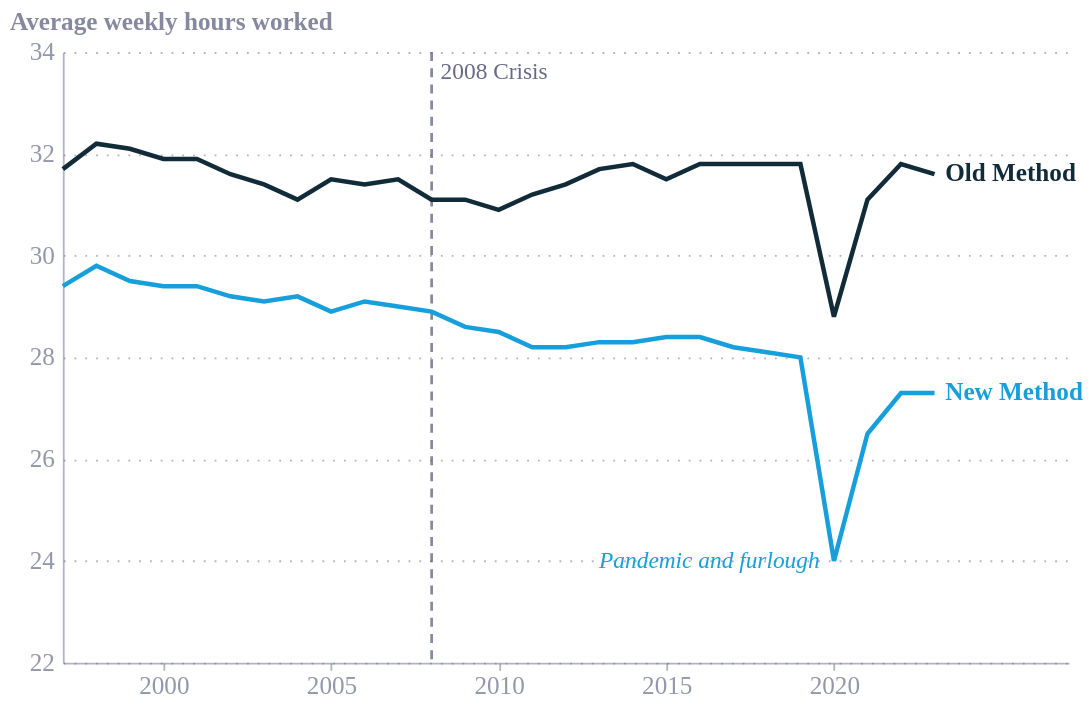

Notebook code cell kept with this figure:
### Code cell
# --- Scales and colours ---
order  = ['New Method', 'Old Method']
colors = ['#179fdb', '#122b39']          # eco blue for the new series, eco navy for the old
color_scale = alt.Scale(domain=order, range=colors)

x_scale = alt.Scale(domain=[1997, 2027], nice=False)   # extra room on the right for end labels
y_scale = alt.Scale(domain=[22, 34], zero=False)

# --- Main lines ---
lines = alt.Chart(hours_long).mark_line(strokeWidth=2.5).encode(
    x=alt.X('Period:Q', scale=x_scale,
            axis=alt.Axis(format='d', grid=False, title=None, labelFontSize=14, labelAngle=0,
                          values=[2000, 2005, 2010, 2015, 2020])),
    y=alt.Y('Hours:Q', scale=y_scale,
            axis=alt.Axis(title='Average weekly hours worked', titleFontSize=14,
                          labelFontSize=14, values=list(range(22, 35, 2)),
                          titleAngle=0, titleAlign='left', titleBaseline='bottom',
                          titleX=-30, titleY=-10)),
    color=alt.Color('Method:N', scale=color_scale, legend=None),
    tooltip=[
        alt.Tooltip('Method:N', title='Method'),
        alt.Tooltip('Period:Q', title='Year', format='d'),
        alt.Tooltip('Hours:Q', title='Average weekly hours', format='.1f'),
    ]
)

# --- End-of-line labels (adjust dy to nudge labels up/down; negative = up) ---
end_dy = {
    'New Method': 0,
    'Old Method': 0,
}
end_pts = hours_long.loc[hours_long.groupby('Method')['Period'].idxmax()]

end_labels = alt.layer(*[
    alt.Chart(end_pts[end_pts['Method'] == m]).mark_text(
        align='left', dx=6, dy=end_dy[m], fontSize=14, fontWeight='bold'
    ).encode(
        x=alt.X('Period:Q', scale=x_scale),
        y=alt.Y('Hours:Q', scale=y_scale),
        text='Method:N',
        color=alt.Color('Method:N', scale=color_scale, legend=None)
    )
    for m in order
])

# --- 2008 threshold rule (behind the data) ---
crisis = pd.DataFrame({'Period': [2008], 'label': ['2008 Crisis']})

crisis_rule = alt.Chart(crisis).mark_rule(
    color='#676A86', strokeDash=[5, 4], strokeWidth=1.5, opacity=0.8
).encode(x=alt.X('Period:Q', scale=x_scale))

crisis_label = alt.Chart(crisis).mark_text(
    align='left', baseline='top', dx=5, dy=0, fontSize=13, color='#676A86'
).encode(
    x=alt.X('Period:Q', scale=x_scale),
    y=alt.value(5),
    text='label:N'
)

# --- Pandemic annotation at the New Method low point ---
# Adjust these to move the annotation around
pandemic_dx, pandemic_dy = -8, 0

low_point = hours_long[hours_long['Method'] == 'New Method'].nsmallest(1, 'Hours').assign(
    label='Pandemic and furlough'
)

pandemic_label = alt.Chart(low_point).mark_text(
    align='right', baseline='middle', dx=pandemic_dx, dy=pandemic_dy,
    fontSize=13, fontStyle='italic', color='#179fdb'
).encode(
    x=alt.X('Period:Q', scale=x_scale),
    y=alt.Y('Hours:Q', scale=y_scale),
    text='label:N'
)

# --- Combine ---
hours_chart = (
    alt.layer(crisis_rule, crisis_label, lines, end_labels, pandemic_label)
       .properties(width=560, height=340)
       .configure_view(strokeWidth=0)
)

hours_chart

### Figure 1 — Vega-Lite specification as saved in the notebook (floating-point values rounded to 4 significant figures)
{"config": {"font": "Circular Std", "text": {"color": "#676A86", "align": "left", "baseline": "middle", "dx": 7, "dy": 0, "fontSize": 11}, "view": {"stroke": null, "continuousWidth": 400, "continuousHeight": 300, "discreteWidth": 400, "discreteHeight": 300, "strokeWidth": 0}, "range": {"category": ["#36B7B4", "#E6224B", "#F4C245", "#0063AF", "#00A767", "#179FDB", "#EB5C2E", "#5C267B", "#122B39"], "diverging": ["#E6224B", "#E54753", "#C9C9C9", "#179FDB", "#122B39"], "heatmap": ["#C9C9C9", "#179FDB", "#0063AF", "#122B39"], "ordinal": ["#00A767", "#36B7B4", "#179FDB", "#0063AF", "#243B5A"]}, "bar": {"color": "#179fdb"}, "line": {"color": "#e6224b"}, "rule": {"color": "#676A86"}, "area": {"opacity": 0.8}, "point": {"filled": true, "size": 80, "color": "#e6224b", "opacity": 0.95}, "geoshape": {"stroke": "white", "strokeWidth": 0.3}, "rect": {"fill": "#d6d4d4", "opacity": 0.3}, "axis": {"labelColor": "#676A86", "labelFontSize": 11, "labelFont": "Circular Std", "labelOpacity": 0.7, "tickColor": "#676A86", "tickOpacity": 0.5, "domainColor": "#676A86", "domainOpacity": 0.5, "gridColor": "#676A86", "gridDash": [2, 2], "gridOpacity": 0.5, "title": null, "titleColor": "#676A86", "titleOpacity": 0.8, "tickSize": 4}, "axisXDiscrete": {"grid": false, "labelAngle": 0, "tickCount": 10, "tickOpacity": 0.5, "title": null}, "axisYDiscrete": {"ticks": false, "labelPadding": 5}, "axisXTemporal": {"grid": false, "ticks": true}, "axisXQuantitative": {"grid": true}, "axisYQuantitative": {"gridColor": "#676A86", "gridDash": [1, 5], "gridOpacity": 0.5, "ticks": false, "labelPadding": 5, "tickCount": 8, "titleAngle": 0, "titleAlign": "left", "titleBaseline": "bottom", "titleX": 0, "titleY": -5}, "title": {"color": "#676A86E6", "subtitleColor": "#676A86", "font": "Circular Std", "subtitleFont": "Circular Std", "anchor": "start", "fontSize": 14, "subtitleFontSize": 12, "subtitlePadding": 4, "offset": 0, "frame": "group"}, "legend": {"titleColor": "#122b39", "title": null, "labelColor": "#122b39", "labelFontSize": 11}}, "layer": [{"data": {"name": "data-aefd490faf73604388df634e26867440"}, "mark": {"type": "rule", "color": "#676A86", "opacity": 0.8, "strokeDash": [5, 4], "strokeWidth": 1.5}, "encoding": {"x": {"field": "Period", "scale": {"domain": [1997, 2027], "nice": false}, "type": "quantitative"}}}, {"data": {"name": "data-aefd490faf73604388df634e26867440"}, "mark": {"type": "text", "align": "left", "baseline": "top", "color": "#676A86", "dx": 5, "dy": 0, "fontSize": 13}, "encoding": {"text": {"field": "label", "type": "nominal"}, "x": {"field": "Period", "scale": {"domain": [1997, 2027], "nice": false}, "type": "quantitative"}, "y": {"value": 5}}}, {"data": {"name": "data-2f7ba85903477df983e8690b95c4ee10"}, "mark": {"type": "line", "strokeWidth": 2.5}, "encoding": {"color": {"field": "Method", "legend": null, "scale": {"domain": ["New Method", "Old Method"], "range": ["#179fdb", "#122b39"]}, "type": "nominal"}, "tooltip": [{"field": "Method", "title": "Method", "type": "nominal"}, {"field": "Period", "format": "d", "title": "Year", "type": "quantitative"}, {"field": "Hours", "format": ".1f", "title": "Average weekly hours", "type": "quantitative"}], "x": {"axis": {"format": "d", "grid": false, "labelAngle": 0, "labelFontSize": 14, "title": null, "values": [2000, 2005, 2010, 2015, 2020]}, "field": "Period", "scale": {"domain": [1997, 2027], "nice": false}, "type": "quantitative"}, "y": {"axis": {"labelFontSize": 14, "title": "Average weekly hours worked", "titleAlign": "left", "titleAngle": 0, "titleBaseline": "bottom", "titleFontSize": 14, "titleX": -30, "titleY": -10, "values": [22, 24, 26, 28, 30, 32, 34]}, "field": "Hours", "scale": {"domain": [22, 34], "zero": false}, "type": "quantitative"}}}, {"layer": [{"data": {"name": "data-b3371b43e3cf2108e7e86c289dda29c0"}, "mark": {"type": "text", "align": "left", "dx": 6, "dy": 0, "fontSize": 14, "fontWeight": "bold"}, "encoding": {"color": {"field": "Method", "legend": null, "scale": {"domain": ["New Method", "Old Method"], "range": ["#179fdb", "#122b39"]}, "type": "nominal"}, "text": {"field": "Method", "type": "nominal"}, "x": {"field": "Period", "scale": {"domain": [1997, 2027], "nice": false}, "type": "quantitative"}, "y": {"field": "Hours", "scale": {"domain": [22, 34], "zero": false}, "type": "quantitative"}}}, {"data": {"name": "data-f99e1c0df2c13092793a34cb95241e38"}, "mark": {"type": "text", "align": "left", "dx": 6, "dy": 0, "fontSize": 14, "fontWeight": "bold"}, "encoding": {"color": {"field": "Method", "legend": null, "scale": {"domain": ["New Method", "Old Method"], "range": ["#179fdb", "#122b39"]}, "type": "nominal"}, "text": {"field": "Method", "type": "nominal"}, "x": {"field": "Period", "scale": {"domain": [1997, 2027], "nice": false}, "type": "quantitative"}, "y": {"field": "Hours", "scale": {"domain": [22, 34], "zero": false}, "type": "quantitative"}}}]}, {"data": {"name": "data-01d784a3ad5afd3ecff4779e50d0820b"}, "mark": {"type": "text", "align": "right", "baseline": "middle", "color": "#179fdb", "dx": -8, "dy": 0, "fontSize": 13, "fontStyle": "italic"}, "encoding": {"text": {"field": "label", "type": "nominal"}, "x": {"field": "Period", "scale": {"domain": [1997, 2027], "nice": false}, "type": "quantitative"}, "y": {"field": "Hours", "scale": {"domain": [22, 34], "zero": false}, "type": "quantitative"}}}], "height": 340, "width": 560, "$schema": "https://vega.github.io/schema/vega-lite/v6.4.1.json", "datasets": {"data-aefd490faf73604388df634e26867440": [{"Period": 2008, "label": "2008 Crisis"}], "data-2f7ba85903477df983e8690b95c4ee10": [{"Period": 1997, "Method": "Old Method", "Hours": 31.7}, {"Period": 1998, "Method": "Old Method", "Hours": 32.2}, {"Period": 1999, "Method": "Old Method", "Hours": 32.1}, {"Period": 2000, "Method": "Old Method", "Hours": 31.9}, {"Period": 2001, "Method": "Old Method", "Hours": 31.9}, {"Period": 2002, "Method": "Old Method", "Hours": 31.6}, {"Period": 2003, "Method": "Old Method", "Hours": 31.4}, {"Period": 2004, "Method": "Old Method", "Hours": 31.1}, {"Period": 2005, "Method": "Old Method", "Hours": 31.5}, {"Period": 2006, "Method": "Old Method", "Hours": 31.4}, {"Period": 2007, "Method": "Old Method", "Hours": 31.5}, {"Period": 2008, "Method": "Old Method", "Hours": 31.1}, {"Period": 2009, "Method": "Old Method", "Hours": 31.1}, {"Period": 2010, "Method": "Old Method", "Hours": 30.9}, {"Period": 2011, "Method": "Old Method", "Hours": 31.2}, {"Period": 2012, "Method": "Old Method", "Hours": 31.4}, {"Period": 2013, "Method": "Old Method", "Hours": 31.7}, {"Period": 2014, "Method": "Old Method", "Hours": 31.8}, {"Period": 2015, "Method": "Old Method", "Hours": 31.5}, {"Period": 2016, "Method": "Old Method", "Hours": 31.8}, {"Period": 2017, "Method": "Old Method", "Hours": 31.8}, {"Period": 2018, "Method": "Old Method", "Hours": 31.8}, {"Period": 2019, "Method": "Old Method", "Hours": 31.8}, {"Period": 2020, "Method": "Old Method", "Hours": 28.8}, {"Period": 2021, "Method": "Old Method", "Hours": 31.1}, {"Period": 2022, "Method": "Old Method", "Hours": 31.8}, {"Period": 2023, "Method": "Old Method", "Hours": 31.6}, {"Period": 1997, "Method": "New Method", "Hours": 29.4}, {"Period": 1998, "Method": "New Method", "Hours": 29.8}, {"Period": 1999, "Method": "New Method", "Hours": 29.5}, {"Period": 2000, "Method": "New Method", "Hours": 29.4}, {"Period": 2001, "Method": "New Method", "Hours": 29.4}, {"Period": 2002, "Method": "New Method", "Hours": 29.2}, {"Period": 2003, "Method": "New Method", "Hours": 29.1}, {"Period": 2004, "Method": "New Method", "Hours": 29.2}, {"Period": 2005, "Method": "New Method", "Hours": 28.9}, {"Period": 2006, "Method": "New Method", "Hours": 29.1}, {"Period": 2007, "Method": "New Method", "Hours": 29.0}, {"Period": 2008, "Method": "New Method", "Hours": 28.9}, {"Period": 2009, "Method": "New Method", "Hours": 28.6}, {"Period": 2010, "Method": "New Method", "Hours": 28.5}, {"Period": 2011, "Method": "New Method", "Hours": 28.2}, {"Period": 2012, "Method": "New Method", "Hours": 28.2}, {"Period": 2013, "Method": "New Method", "Hours": 28.3}, {"Period": 2014, "Method": "New Method", "Hours": 28.3}, {"Period": 2015, "Method": "New Method", "Hours": 28.4}, {"Period": 2016, "Method": "New Method", "Hours": 28.4}, {"Period": 2017, "Method": "New Method", "Hours": 28.2}, {"Period": 2018, "Method": "New Method", "Hours": 28.1}, {"Period": 2019, "Method": "New Method", "Hours": 28.0}, {"Period": 2020, "Method": "New Method", "Hours": 24.0}, {"Period": 2021, "Method": "New Method", "Hours": 26.5}, {"Period": 2022, "Method": "New Method", "Hours": 27.3}, {"Period": 2023, "Method": "New Method", "Hours": 27.3}], "data-b3371b43e3cf2108e7e86c289dda29c0": [{"Period": 2023, "Method": "New Method", "Hours": 27.3}], "data-f99e1c0df2c13092793a34cb95241e38": [{"Period": 2023, "Method": "Old Method", "Hours": 31.6}], "data-01d784a3ad5afd3ecff4779e50d0820b": [{"Period": 2020, "Method": "New Method", "Hours": 24.0, "label": "Pandemic and furlough"}]}}
